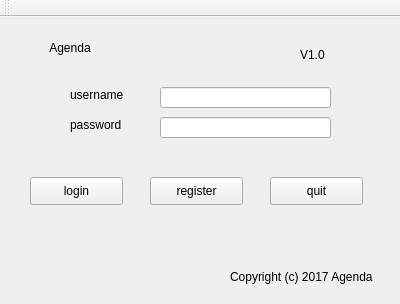
<?xml version="1.0" encoding="UTF-8"?>
<ui version="4.0">
 <class>MainWindow</class>
 <widget class="QMainWindow" name="MainWindow">
  <property name="geometry">
   <rect>
    <x>0</x>
    <y>0</y>
    <width>400</width>
    <height>304</height>
   </rect>
  </property>
  <property name="windowTitle">
   <string>MainWindow</string>
  </property>
  <widget class="QWidget" name="layout">
   <widget class="QPushButton" name="login">
    <property name="geometry">
     <rect>
      <x>30</x>
      <y>160</y>
      <width>93</width>
      <height>28</height>
     </rect>
    </property>
    <property name="styleSheet">
     <string notr="true">font: 75 9pt &quot;等线 Light&quot;;</string>
    </property>
    <property name="text">
     <string>login</string>
    </property>
   </widget>
   <widget class="QPushButton" name="register_2">
    <property name="geometry">
     <rect>
      <x>150</x>
      <y>160</y>
      <width>93</width>
      <height>28</height>
     </rect>
    </property>
    <property name="styleSheet">
     <string notr="true">font: 75 9pt &quot;等线 Light&quot;;</string>
    </property>
    <property name="text">
     <string>register</string>
    </property>
   </widget>
   <widget class="QPushButton" name="pushButton_3">
    <property name="geometry">
     <rect>
      <x>270</x>
      <y>160</y>
      <width>93</width>
      <height>28</height>
     </rect>
    </property>
    <property name="styleSheet">
     <string notr="true">font: 75 9pt &quot;等线 Light&quot;;</string>
    </property>
    <property name="text">
     <string>quit</string>
    </property>
   </widget>
   <widget class="QLabel" name="label">
    <property name="geometry">
     <rect>
      <x>30</x>
      <y>0</y>
      <width>271</width>
      <height>61</height>
     </rect>
    </property>
    <property name="styleSheet">
     <string notr="true">font: 87 25pt &quot;Arial Black&quot;;</string>
    </property>
    <property name="text">
     <string>      Agenda</string>
    </property>
   </widget>
   <widget class="QLabel" name="label_2">
    <property name="geometry">
     <rect>
      <x>70</x>
      <y>70</y>
      <width>72</width>
      <height>15</height>
     </rect>
    </property>
    <property name="text">
     <string>username</string>
    </property>
   </widget>
   <widget class="QLabel" name="label_3">
    <property name="geometry">
     <rect>
      <x>70</x>
      <y>100</y>
      <width>72</width>
      <height>15</height>
     </rect>
    </property>
    <property name="text">
     <string>password</string>
    </property>
   </widget>
   <widget class="QLineEdit" name="lineEdit">
    <property name="geometry">
     <rect>
      <x>160</x>
      <y>70</y>
      <width>171</width>
      <height>21</height>
     </rect>
    </property>
   </widget>
   <widget class="QLineEdit" name="lineEdit_2">
    <property name="geometry">
     <rect>
      <x>160</x>
      <y>100</y>
      <width>171</width>
      <height>21</height>
     </rect>
    </property>
    <property name="echoMode">
     <enum>QLineEdit::Password</enum>
    </property>
   </widget>
   <widget class="QLabel" name="label_4">
    <property name="geometry">
     <rect>
      <x>230</x>
      <y>250</y>
      <width>171</width>
      <height>20</height>
     </rect>
    </property>
    <property name="styleSheet">
     <string notr="true">font: 25 italic 9pt &quot;等线 Light&quot;;</string>
    </property>
    <property name="text">
     <string>Copyright (c) 2017 Agenda</string>
    </property>
   </widget>
   <widget class="QLabel" name="label_5">
    <property name="geometry">
     <rect>
      <x>300</x>
      <y>30</y>
      <width>31</width>
      <height>16</height>
     </rect>
    </property>
    <property name="styleSheet">
     <string notr="true">font: 75 9pt &quot;等线 Light&quot;;</string>
    </property>
    <property name="text">
     <string>V1.0</string>
    </property>
   </widget>
   <zorder>login</zorder>
   <zorder>register_2</zorder>
   <zorder>label</zorder>
   <zorder>pushButton_3</zorder>
   <zorder>label_2</zorder>
   <zorder>label_3</zorder>
   <zorder>lineEdit</zorder>
   <zorder>lineEdit_2</zorder>
   <zorder>label_4</zorder>
   <zorder>label_5</zorder>
  </widget>
  <widget class="QMenuBar" name="menuBar">
   <property name="geometry">
    <rect>
     <x>0</x>
     <y>0</y>
     <width>400</width>
     <height>26</height>
    </rect>
   </property>
  </widget>
  <widget class="QToolBar" name="mainToolBar">
   <attribute name="toolBarArea">
    <enum>TopToolBarArea</enum>
   </attribute>
   <attribute name="toolBarBreak">
    <bool>false</bool>
   </attribute>
  </widget>
 </widget>
 <layoutdefault spacing="6" margin="11"/>
 <resources/>
 <connections/>
</ui>
